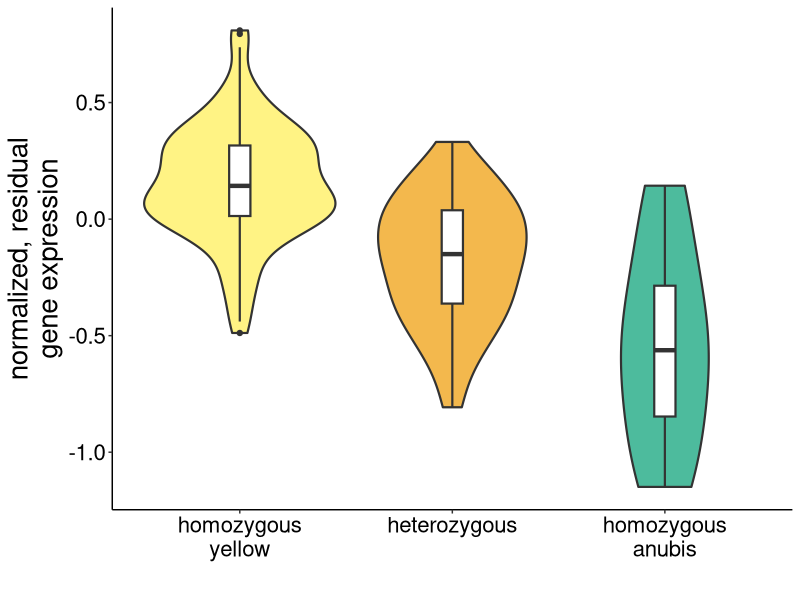
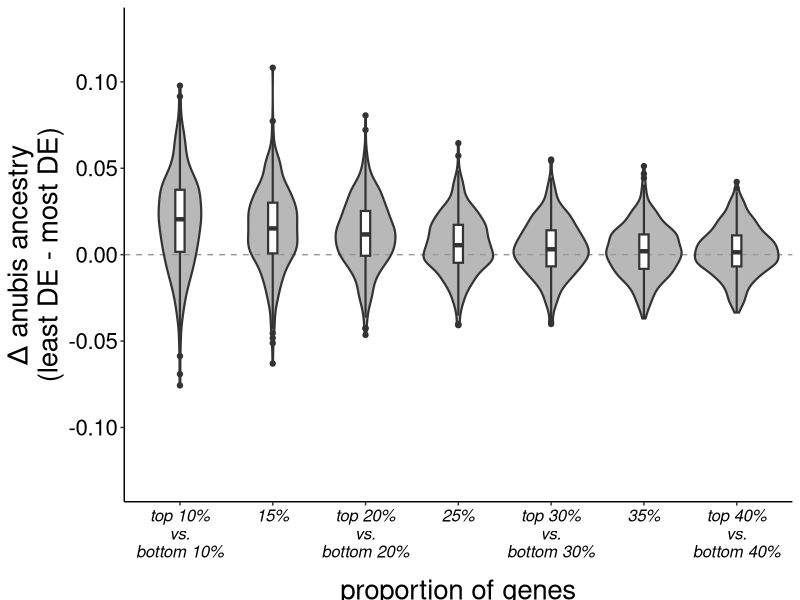
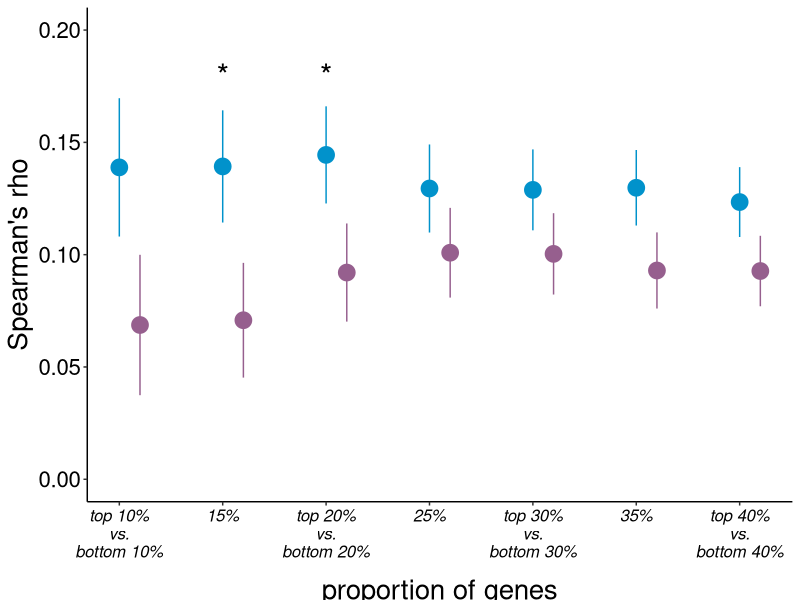

These charts were generated, in order, by the following R code:
# Script for recreating figure 4A, 4B, and 4C
# Note that the cartoon gene expression drawings beneath 4A and cartoon distribution in 4C were created in Keynote 8.1

# Load R libraries
library(ggplot2)

#############################################################################################################################
# Figure 4A
#############################################################################################################################

# Load Figure 4A results

# main panel
gene <- read.table("./RESULTS/fig4_example_gene.txt", header=T) # example gene MRPL2

ggplot(gene) + 
  geom_violin(aes(x=as.factor(nearest_state), y=expression, fill=as.factor(nearest_state)), alpha=0.7, size=0.75) + 
  geom_boxplot(aes(x=as.factor(nearest_state), y=expression), width=0.1, size=0.75) + 
  scale_fill_manual(values=c("#FFED4F", "orange2", "#009E73")) + 
  scale_x_discrete(name="", labels=c("0" = "homozygous\nyellow", "1" = "heterozygous", "2" = "homozygous\nanubis")) + scale_y_continuous(name="normalized, residual\ngene expression") +
  theme_classic() + theme(legend.position = "none", axis.text = element_text(colour = "black"), text=element_text(size=20, family="Helvetica")) -> a

ggsave("fig4A_main.png")

# inset is produced based on a qq plot using all permutations. Code and data are not provided here due to memory constraints, but it is included when running r05.mash_linear_models.R

#############################################################################################################################
# Figure 4B
#############################################################################################################################
reduction <- read.table("./RESULTS/reduced_ancestry_in_DE_genes_per_individual.txt", header=T)
colnames(reduction) <- c('qqq', 't_data')

ggplot(data=reduction, aes(x=as.factor(qqq), y=t_data, group=qqq)) +
  geom_hline(yintercept=0, linetype="dashed", color="grey60") +
  geom_violin(alpha=0.7, size=0.75, fill="grey60") + 
  geom_boxplot(width=0.1, size=0.75) +
  scale_x_discrete(name="proportion of genes", 
                   labels=c("0.1" = "top 10%\nvs.\nbottom 10%", "0.15" = "15%", "0.2" = "top 20%\nvs.\nbottom 20%", "0.25" = "25%","0.3" = "top 30%\nvs.\nbottom 30%", "0.35" = "35%","0.4" = "top 40%\nvs.\nbottom 40%")) + 
  scale_y_continuous(name="\u0394 anubis ancestry\n(least DE - most DE)", limits=c(-0.13, 0.13))  +  
  theme_classic() +  theme(text=element_text(size=20, family="Helvetica"), axis.text = element_text(color="black"), axis.text.x = element_text(face="italic", size=12, family="Helvetica"), axis.title.x=element_text(vjust=-1))  -> b 

ggsave("fig4B.png")

#############################
# Figure 4C
#############################################################################################################################

# Load Figure 4C results
results <- read.table("./RESULTS/bootstrap_rho_results.txt", header=T)

# Quantiles to add asterisks to
subset(results, bootstrap_pval<0.05)$quantile
# 0.15 0.20

# Plot rho plus/minus SD
ggplot(data=results) +
  geom_pointrange(aes(x=quantile, y=rho_DE, ymin=rho_DE - sd_DE, ymax=rho_DE + sd_DE), fill="#0192CB", color="#0192CB", size=1, shape=21, stroke=1.5) +
  geom_pointrange(aes(x=quantile+0.01, y=rho_nDE, ymin=rho_nDE -  sd_nDE, ymax=rho_nDE + sd_nDE), fill="#965F8E", color="#965F8E", size=1, shape=21, stroke=1.5) +
  scale_x_continuous(name="proportion of genes", labels=c("0.1" = "top 10%\nvs.\nbottom 10%", "0.15" = "15%", "0.2" = "top 20%\nvs.\nbottom 20%", "0.25" = "25%","0.3" = "top 30%\nvs.\nbottom 30%", "0.35" = "35%","0.4" = "top 40%\nvs.\nbottom 40%"), breaks=seq(0.1,0.4, 0.05)) + scale_y_continuous("Spearman's rho", limits=c(0, 0.2)) +  theme_classic() +  theme(text=element_text(size=20, family="Helvetica"), axis.text = element_text(color="black"), axis.text.x = element_text(face="italic", size=12, family="Helvetica"), axis.title.x=element_text(vjust=-1)) + annotate("text", x = 0.15, y = 0.18, label = "*", size=8) +  annotate("text", x = 0.2, y = 0.18, label = "*", size=8) -> c

ggsave("fig4C.png")
